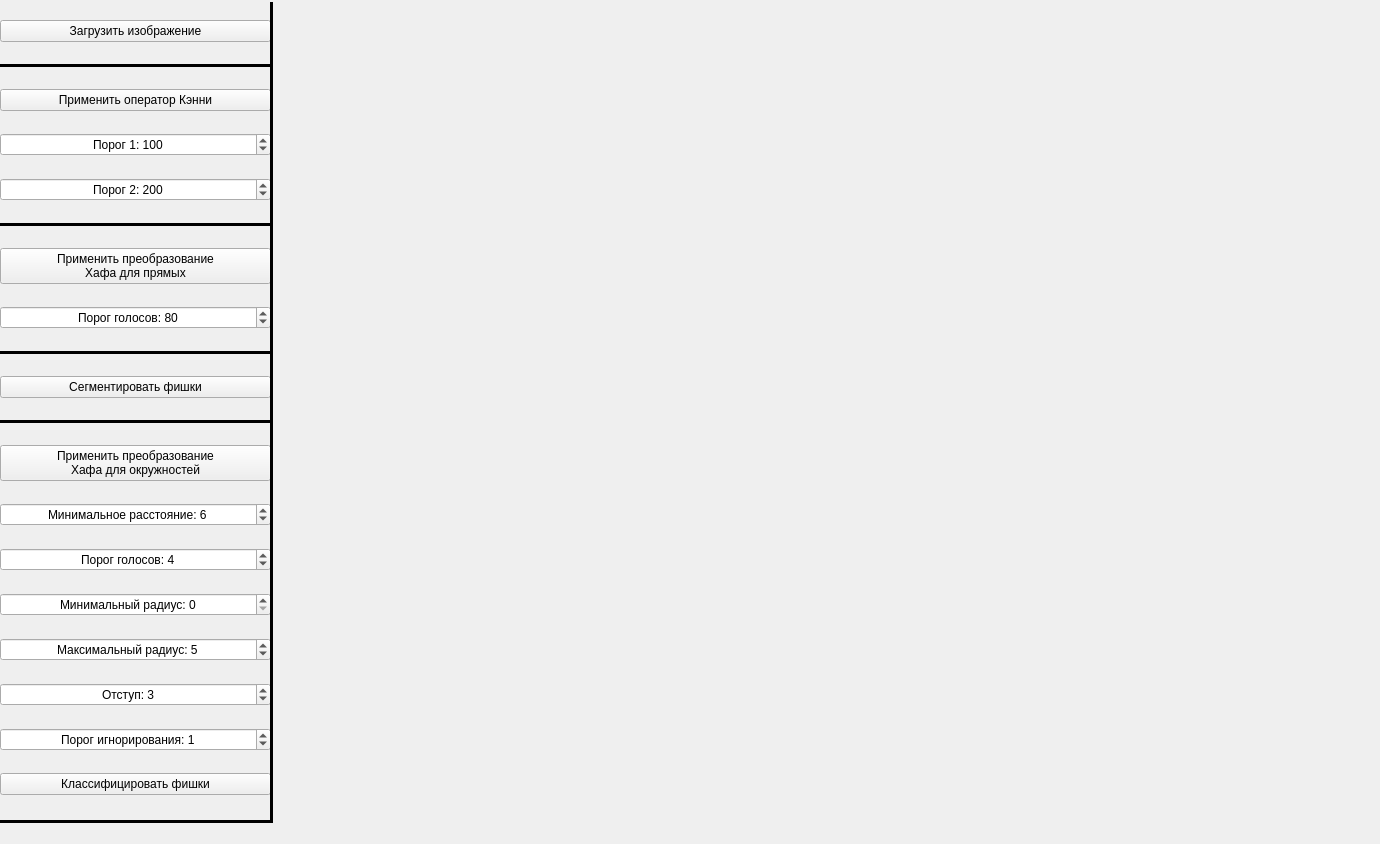
<?xml version="1.0" encoding="UTF-8"?>
<ui version="4.0">
 <class>MainWindow</class>
 <widget class="QMainWindow" name="MainWindow">
  <property name="geometry">
   <rect>
    <x>0</x>
    <y>0</y>
    <width>1380</width>
    <height>844</height>
   </rect>
  </property>
  <property name="windowTitle">
   <string>Тримино</string>
  </property>
  <widget class="QWidget" name="centralwidget">
   <widget class="QWidget" name="verticalLayoutWidget">
    <property name="geometry">
     <rect>
      <x>0</x>
      <y>0</y>
      <width>271</width>
      <height>821</height>
     </rect>
    </property>
    <layout class="QVBoxLayout" name="verticalLayout">
     <property name="spacing">
      <number>7</number>
     </property>
     <property name="sizeConstraint">
      <enum>QLayout::SetDefaultConstraint</enum>
     </property>
     <property name="leftMargin">
      <number>0</number>
     </property>
     <property name="topMargin">
      <number>5</number>
     </property>
     <property name="rightMargin">
      <number>0</number>
     </property>
     <item>
      <widget class="QPushButton" name="load_btn">
       <property name="text">
        <string>Загрузить изображение</string>
       </property>
      </widget>
     </item>
     <item>
      <widget class="Line" name="line1">
       <property name="frameShadow">
        <enum>QFrame::Plain</enum>
       </property>
       <property name="lineWidth">
        <number>3</number>
       </property>
       <property name="orientation">
        <enum>Qt::Horizontal</enum>
       </property>
      </widget>
     </item>
     <item>
      <widget class="QPushButton" name="canny_btn">
       <property name="text">
        <string>Применить оператор Кэнни</string>
       </property>
      </widget>
     </item>
     <item>
      <widget class="QSpinBox" name="canny_thresh1_spin">
       <property name="enabled">
        <bool>true</bool>
       </property>
       <property name="alignment">
        <set>Qt::AlignCenter</set>
       </property>
       <property name="specialValueText">
        <string/>
       </property>
       <property name="prefix">
        <string>Порог 1: </string>
       </property>
       <property name="maximum">
        <number>500</number>
       </property>
       <property name="value">
        <number>100</number>
       </property>
      </widget>
     </item>
     <item>
      <widget class="QSpinBox" name="canny_thresh2_spin">
       <property name="layoutDirection">
        <enum>Qt::LeftToRight</enum>
       </property>
       <property name="alignment">
        <set>Qt::AlignCenter</set>
       </property>
       <property name="prefix">
        <string>Порог 2: </string>
       </property>
       <property name="minimum">
        <number>0</number>
       </property>
       <property name="maximum">
        <number>500</number>
       </property>
       <property name="value">
        <number>200</number>
       </property>
      </widget>
     </item>
     <item>
      <widget class="Line" name="line3">
       <property name="frameShadow">
        <enum>QFrame::Plain</enum>
       </property>
       <property name="lineWidth">
        <number>3</number>
       </property>
       <property name="orientation">
        <enum>Qt::Horizontal</enum>
       </property>
      </widget>
     </item>
     <item>
      <widget class="QPushButton" name="hough_lines_btn">
       <property name="text">
        <string>Применить преобразование
Хафа для прямых</string>
       </property>
      </widget>
     </item>
     <item>
      <widget class="QSpinBox" name="hough_lines_votes_spin">
       <property name="alignment">
        <set>Qt::AlignCenter</set>
       </property>
       <property name="prefix">
        <string>Порог голосов: </string>
       </property>
       <property name="minimum">
        <number>1</number>
       </property>
       <property name="maximum">
        <number>500</number>
       </property>
       <property name="value">
        <number>80</number>
       </property>
      </widget>
     </item>
     <item>
      <widget class="Line" name="line4_2">
       <property name="frameShadow">
        <enum>QFrame::Plain</enum>
       </property>
       <property name="lineWidth">
        <number>3</number>
       </property>
       <property name="orientation">
        <enum>Qt::Horizontal</enum>
       </property>
      </widget>
     </item>
     <item>
      <widget class="QPushButton" name="segment_btn">
       <property name="text">
        <string>Сегментировать фишки</string>
       </property>
      </widget>
     </item>
     <item>
      <widget class="Line" name="line4">
       <property name="frameShadow">
        <enum>QFrame::Plain</enum>
       </property>
       <property name="lineWidth">
        <number>3</number>
       </property>
       <property name="orientation">
        <enum>Qt::Horizontal</enum>
       </property>
      </widget>
     </item>
     <item>
      <widget class="QPushButton" name="hough_circles_btn">
       <property name="text">
        <string>Применить преобразование
Хафа для окружностей</string>
       </property>
      </widget>
     </item>
     <item>
      <widget class="QSpinBox" name="hough_circles_min_dist_spin">
       <property name="alignment">
        <set>Qt::AlignCenter</set>
       </property>
       <property name="prefix">
        <string>Минимальное расстояние: </string>
       </property>
       <property name="minimum">
        <number>0</number>
       </property>
       <property name="maximum">
        <number>150</number>
       </property>
       <property name="value">
        <number>6</number>
       </property>
      </widget>
     </item>
     <item>
      <widget class="QSpinBox" name="hough_circles_votes_spin">
       <property name="alignment">
        <set>Qt::AlignCenter</set>
       </property>
       <property name="prefix">
        <string>Порог голосов: </string>
       </property>
       <property name="minimum">
        <number>1</number>
       </property>
       <property name="maximum">
        <number>500</number>
       </property>
       <property name="value">
        <number>4</number>
       </property>
      </widget>
     </item>
     <item>
      <widget class="QSpinBox" name="hough_circles_min_radius_spin">
       <property name="alignment">
        <set>Qt::AlignCenter</set>
       </property>
       <property name="prefix">
        <string>Минимальный радиус: </string>
       </property>
      </widget>
     </item>
     <item>
      <widget class="QSpinBox" name="hough_circles_max_radius_spin">
       <property name="alignment">
        <set>Qt::AlignCenter</set>
       </property>
       <property name="prefix">
        <string>Максимальный радиус: </string>
       </property>
       <property name="minimum">
        <number>1</number>
       </property>
       <property name="value">
        <number>5</number>
       </property>
      </widget>
     </item>
     <item>
      <widget class="QSpinBox" name="classify_indentation_spin">
       <property name="alignment">
        <set>Qt::AlignCenter</set>
       </property>
       <property name="prefix">
        <string>Отступ: </string>
       </property>
       <property name="value">
        <number>3</number>
       </property>
      </widget>
     </item>
     <item>
      <widget class="QSpinBox" name="classify_n_ignore_points_spin">
       <property name="alignment">
        <set>Qt::AlignCenter</set>
       </property>
       <property name="prefix">
        <string>Порог игнорирования: </string>
       </property>
       <property name="value">
        <number>1</number>
       </property>
      </widget>
     </item>
     <item>
      <widget class="QPushButton" name="classify_btn">
       <property name="text">
        <string>Классифицировать фишки</string>
       </property>
      </widget>
     </item>
    </layout>
   </widget>
   <widget class="Line" name="v_line_user_input">
    <property name="geometry">
     <rect>
      <x>261</x>
      <y>2</y>
      <width>20</width>
      <height>821</height>
     </rect>
    </property>
    <property name="frameShadow">
     <enum>QFrame::Plain</enum>
    </property>
    <property name="lineWidth">
     <number>3</number>
    </property>
    <property name="orientation">
     <enum>Qt::Vertical</enum>
    </property>
   </widget>
   <widget class="Line" name="h_line_user_input">
    <property name="geometry">
     <rect>
      <x>0</x>
      <y>813</y>
      <width>271</width>
      <height>16</height>
     </rect>
    </property>
    <property name="frameShadow">
     <enum>QFrame::Plain</enum>
    </property>
    <property name="lineWidth">
     <number>3</number>
    </property>
    <property name="midLineWidth">
     <number>0</number>
    </property>
    <property name="orientation">
     <enum>Qt::Horizontal</enum>
    </property>
   </widget>
   <widget class="QLabel" name="image_label">
    <property name="geometry">
     <rect>
      <x>275</x>
      <y>12</y>
      <width>1094</width>
      <height>820</height>
     </rect>
    </property>
    <property name="text">
     <string/>
    </property>
    <property name="pixmap">
     <pixmap>pictures/3.jpg</pixmap>
    </property>
    <property name="scaledContents">
     <bool>true</bool>
    </property>
   </widget>
  </widget>
 </widget>
 <resources/>
 <connections/>
</ui>
